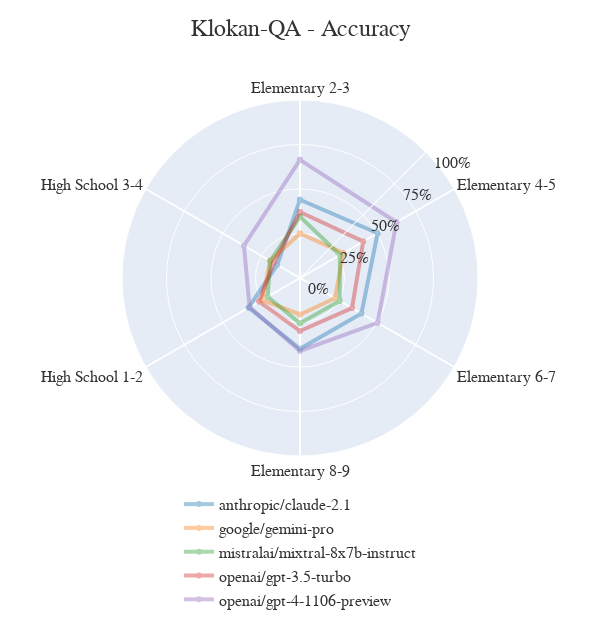

The notebook cell saved with this chart:
### Code cell
import pandas as pd
import plotly.graph_objects as go
import pandas as pd

import matplotlib.pyplot as plt

# Combine all category accuracies into a single DataFrame


categories = df.columns.tolist()
categories = [*categories, categories[0]]  # Ensure the graph is circular by appending the start to the end
colors = [
    '#1f77b4',  # muted blue
    '#ff7f0e',  # safety orange
    '#2ca02c',  # cooked asparagus green
    '#d62728',  # brick red
    '#9467bd',  # muted purple
    '#8c564b',  # chestnut brown
    '#e377c2',  # raspberry yogurt pink
    '#7f7f7f',  # middle gray
    '#bcbd22',  # curry yellow-green
    '#17becf'   # blue-teal
]

# Setting for 1000x1000
fig_1000 = go.Figure()

for i, (idx, row) in enumerate(df.iterrows()):
    row = row.tolist() + [row[0]]  # Ensure the graph is circular by appending the start to the end
    color = colors[i]
    fig_1000.add_trace(go.Scatterpolar(
        r=row,
        theta=categories,
        opacity=0.4,
        name=idx,
        line=dict(color=color, width=4),  # Adjust line width for better visibility
    ))

fig_1000.update_layout(
    width=600,
    height=628,
    polar=dict(
        angularaxis=dict(
            gridwidth=2,  # Increase line width for better visibility
            rotation=90,
        direction='clockwise',

        ),
        radialaxis=dict(

            visible=True,
            range=[0, 100],
            angle=45,
            tickangle=45,
            tickvals=[0, 25, 50, 75, 100],
            ticktext=["0%", "25%", "50%", "75%", "100%"],
        ),
    ),
    title_text='Klokan-QA - Accuracy',
    title_x=0.5,
    title_y=0.97,
    title_xanchor='center',
    title_yanchor='top',
    title_font_size=24,
    title_font_color='#333333',
    font=dict(
        family='Arial',
        size=16,
        color='#333333'
    ),
    legend=dict(
        orientation="h",
        yanchor="bottom",
        y=-0.45,
        xanchor="center",
        x=0.5
    )
)

### Figure 1 — Plotly figure (JSON) as saved in the notebook; plotly's stock layout.template omitted (floating-point values rounded to 4 significant figures)
{"data": [{"line": {"color": "#1f77b4", "width": 4}, "name": "anthropic/claude-2.1", "opacity": 0.4, "r": [43.97, 50.36, 39.88, 39.75, 33.33, 14.77, 43.97], "theta": ["Elementary 2-3", "Elementary 4-5", "Elementary 6-7", "Elementary 8-9", "High School 1-2", "High School 3-4", "Elementary 2-3"], "type": "scatterpolar"}, {"line": {"color": "#ff7f0e", "width": 4}, "name": "google/gemini-pro", "opacity": 0.4, "r": [25, 28.06, 22.7, 20.5, 24.69, 19.32, 25], "theta": ["Elementary 2-3", "Elementary 4-5", "Elementary 6-7", "Elementary 8-9", "High School 1-2", "High School 3-4", "Elementary 2-3"], "type": "scatterpolar"}, {"line": {"color": "#2ca02c", "width": 4}, "name": "mistralai/mixtral-8x7b-instruct", "opacity": 0.4, "r": [34.48, 25.9, 25.77, 25.47, 20.99, 19.32, 34.48], "theta": ["Elementary 2-3", "Elementary 4-5", "Elementary 6-7", "Elementary 8-9", "High School 1-2", "High School 3-4", "Elementary 2-3"], "type": "scatterpolar"}, {"line": {"color": "#d62728", "width": 4}, "name": "openai/gpt-3.5-turbo", "opacity": 0.4, "r": [37.07, 41.01, 33.74, 29.81, 26.54, 17.05, 37.07], "theta": ["Elementary 2-3", "Elementary 4-5", "Elementary 6-7", "Elementary 8-9", "High School 1-2", "High School 3-4", "Elementary 2-3"], "type": "scatterpolar"}, {"line": {"color": "#9467bd", "width": 4}, "name": "openai/gpt-4-1106-preview", "opacity": 0.4, "r": [66.38, 62.59, 50.31, 40.99, 32.72, 36.36, 66.38], "theta": ["Elementary 2-3", "Elementary 4-5", "Elementary 6-7", "Elementary 8-9", "High School 1-2", "High School 3-4", "Elementary 2-3"], "type": "scatterpolar"}], "layout": {"font": {"color": "#333333", "family": "Arial", "size": 16}, "height": 628, "legend": {"orientation": "h", "x": 0.5, "xanchor": "center", "y": -0.45, "yanchor": "bottom"}, "polar": {"angularaxis": {"direction": "clockwise", "gridwidth": 2, "rotation": 90}, "radialaxis": {"angle": 45, "range": [0, 100], "tickangle": 45, "ticktext": ["0%", "25%", "50%", "75%", "100%"], "tickvals": [0, 25, 50, 75, 100], "visible": true}}, "title": {"font": {"color": "#333333", "size": 24}, "text": "Klokan-QA - Accuracy", "x": 0.5, "xanchor": "center", "y": 0.97, "yanchor": "top"}, "width": 600}}
